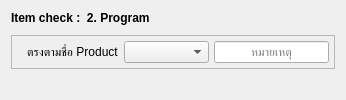
                                 <widget class="QWidget" name="tab_2">
                                  <attribute name="title">
                                   <string>2.Program</string>
                                  </attribute>
                                  <layout class="QHBoxLayout" name="horizontalLayout_16">
                                   <item alignment="Qt::AlignTop">
                                    <widget class="QWidget" name="widget_14" native="true">
                                     <property name="sizePolicy">
                                      <sizepolicy hsizetype="Expanding" vsizetype="Expanding">
                                       <horstretch>0</horstretch>
                                       <verstretch>0</verstretch>
                                      </sizepolicy>
                                     </property>
                                     <layout class="QVBoxLayout" name="verticalLayout_12">
                                      <property name="spacing">
                                       <number>10</number>
                                      </property>
                                      <property name="leftMargin">
                                       <number>0</number>
                                      </property>
                                      <property name="topMargin">
                                       <number>0</number>
                                      </property>
                                      <property name="rightMargin">
                                       <number>0</number>
                                      </property>
                                      <property name="bottomMargin">
                                       <number>0</number>
                                      </property>
                                      <item>
                                       <widget class="QLabel" name="label_19">
                                        <property name="font">
                                         <font>
                                          <family>Tahoma</family>
                                          <pointsize>9</pointsize>
                                          <bold>true</bold>
                                         </font>
                                        </property>
                                        <property name="text">
                                         <string>Item check :  2. Program</string>
                                        </property>
                                       </widget>
                                      </item>
                                      <item>
                                       <widget class="QFrame" name="frame_7">
                                        <property name="frameShape">
                                         <enum>QFrame::StyledPanel</enum>
                                        </property>
                                        <property name="frameShadow">
                                         <enum>QFrame::Raised</enum>
                                        </property>
                                        <layout class="QHBoxLayout" name="horizontalLayout_17">
                                         <property name="spacing">
                                          <number>5</number>
                                         </property>
                                         <property name="leftMargin">
                                          <number>15</number>
                                         </property>
                                         <property name="topMargin">
                                          <number>5</number>
                                         </property>
                                         <property name="rightMargin">
                                          <number>5</number>
                                         </property>
                                         <property name="bottomMargin">
                                          <number>5</number>
                                         </property>
                                         <item alignment="Qt::AlignLeft">
                                          <widget class="QLabel" name="label_15">
                                           <property name="sizePolicy">
                                            <sizepolicy hsizetype="Expanding" vsizetype="Expanding">
                                             <horstretch>0</horstretch>
                                             <verstretch>0</verstretch>
                                            </sizepolicy>
                                           </property>
                                           <property name="font">
                                            <font>
                                             <family>Tahoma</family>
                                             <pointsize>9</pointsize>
                                             <bold>false</bold>
                                            </font>
                                           </property>
                                           <property name="text">
                                            <string>ตรงตามชื่อ Product</string>
                                           </property>
                                          </widget>
                                         </item>
                                         <item>
                                          <widget class="QComboBox" name="comboBox_3">
                                           <property name="sizePolicy">
                                            <sizepolicy hsizetype="Preferred" vsizetype="Preferred">
                                             <horstretch>0</horstretch>
                                             <verstretch>0</verstretch>
                                            </sizepolicy>
                                           </property>
                                           <property name="minimumSize">
                                            <size>
                                             <width>84</width>
                                             <height>20</height>
                                            </size>
                                           </property>
                                           <item>
                                            <property name="text">
                                             <string />
                                            </property>
                                           </item>
                                           <item>
                                            <property name="text">
                                             <string>Pass</string>
                                            </property>
                                           </item>
                                           <item>
                                            <property name="text">
                                             <string>Not pass</string>
                                            </property>
                                           </item>
                                           <item>
                                            <property name="text">
                                             <string>Not check</string>
                                            </property>
                                           </item>
                                          </widget>
                                         </item>
                                         <item>
                                          <widget class="QLineEdit" name="lineEdit_6">
                                           <property name="sizePolicy">
                                            <sizepolicy hsizetype="Preferred" vsizetype="Preferred">
                                             <horstretch>0</horstretch>
                                             <verstretch>0</verstretch>
                                            </sizepolicy>
                                           </property>
                                           <property name="minimumSize">
                                            <size>
                                             <width>115</width>
                                             <height>20</height>
                                            </size>
                                           </property>
                                           <property name="font">
                                            <font>
                                             <family>Tahoma</family>
                                             <pointsize>9</pointsize>
                                             <bold>false</bold>
                                            </font>
                                           </property>
                                           <property name="alignment">
                                            <set>Qt::AlignCenter</set>
                                           </property>
                                           <property name="placeholderText">
                                            <string>หมายเหตุ</string>
                                           </property>
                                          </widget>
                                         </item>
                                        </layout>
                                       </widget>
                                      </item>
                                     </layout>
                                    </widget>
                                   </item>
                                  </layout>
                                 </widget>
